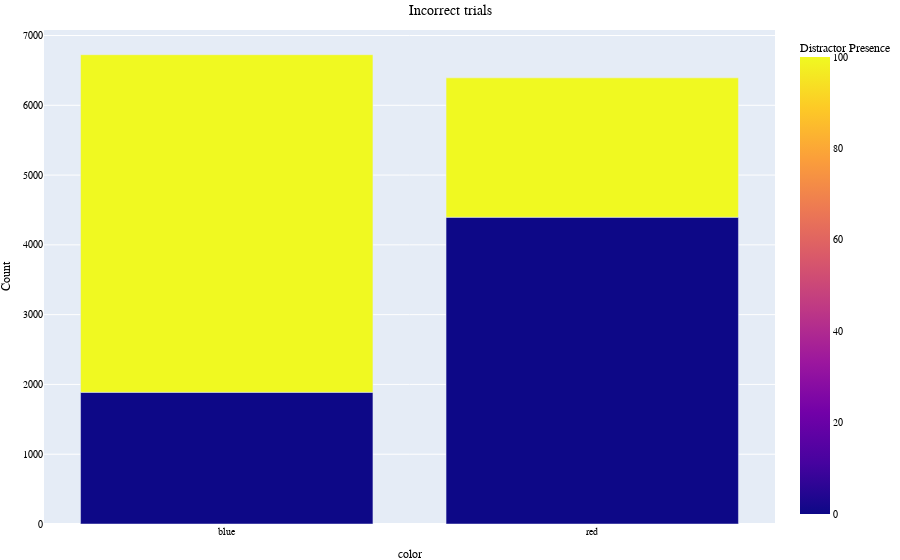

The notebook cell this image was saved under:
### Markdown cell above
## distractor presense on incorrect trials
- all data
- short latency

### Code cell
# Filter rows where performance = 0 or incorrect trials
sacc_df = events_df[events_df["color"] != "green"]
sacc_df = sacc_df[sacc_df['performance'] != 100]

counts = sacc_df.groupby(['distractor_presense_on_incorrect_trials', 'color']).size().reset_index(name='count')
fig = px.bar(counts, 
             x='color', y='count', 
             color='distractor_presense_on_incorrect_trials',
             title='Incorrect trials',
             labels={'distractor_presense_on_incorrect_trials': 'Distractor Presence', 'count': 'Count'},
             color_discrete_map={
             "100.0": "red",
             "0.0": "green"},
             height=400)
fig.update_layout(
    title_x=0.5,
    font= my_font,
    margin=dict(l=30, r=0, t=30, b=30))
fig.show()

### Figure 1 — Plotly figure (JSON) as saved in the notebook; plotly's stock layout.template omitted (floating-point values rounded to 4 significant figures)
{"data": [{"alignmentgroup": "True", "hovertemplate": "color=%{x}<br>Count=%{y}<br>Distractor Presence=%{marker.color}<extra></extra>", "legendgroup": "", "marker": {"color": [0, 0, 100, 100], "coloraxis": "coloraxis", "pattern": {"shape": ""}}, "name": "", "offsetgroup": "", "orientation": "v", "showlegend": false, "textposition": "auto", "type": "bar", "x": ["blue", "red", "blue", "red"], "xaxis": "x", "y": [1887, 4396, 4838, 1997], "yaxis": "y"}], "layout": {"autosize": true, "barmode": "relative", "coloraxis": {"colorbar": {"title": {"text": "Distractor Presence"}}, "colorscale": [[0, "#0d0887"], [0.1111, "#46039f"], [0.2222, "#7201a8"], [0.3333, "#9c179e"], [0.4444, "#bd3786"], [0.5556, "#d8576b"], [0.6667, "#ed7953"], [0.7778, "#fb9f3a"], [0.8889, "#fdca26"], [1, "#f0f921"]]}, "font": {"color": "black", "family": "Vazir", "size": 10}, "legend": {"tracegroupgap": 0}, "margin": {"b": 30, "l": 30, "r": 0, "t": 30}, "title": {"text": "Incorrect trials", "x": 0.5}, "xaxis": {"anchor": "y", "autorange": true, "domain": [0, 1], "range": [-0.5, 1.5], "title": {"text": "color"}, "type": "category"}, "yaxis": {"anchor": "x", "autorange": true, "domain": [0, 1], "range": [0, 7079.0], "title": {"text": "Count"}, "type": "linear"}}}
